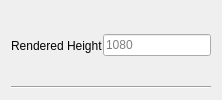
        <widget class="QWidget" name="widget2_rH" native="true">
         <property name="sizePolicy">
          <sizepolicy hsizetype="Preferred" vsizetype="Maximum">
           <horstretch>0</horstretch>
           <verstretch>0</verstretch>
          </sizepolicy>
         </property>
         <property name="toolTip">
          <string>Height (measured in pixels) that the game will render at</string>
         </property>
         <layout class="QVBoxLayout" name="verticalLayout_4">
          <item>
           <widget class="QWidget" name="widget_11" native="true">
            <property name="sizePolicy">
             <sizepolicy hsizetype="Preferred" vsizetype="Minimum">
              <horstretch>0</horstretch>
              <verstretch>0</verstretch>
             </sizepolicy>
            </property>
            <layout class="QHBoxLayout" name="horizontalLayout_5" stretch="0,0,0">
             <property name="spacing">
              <number>0</number>
             </property>
             <property name="leftMargin">
              <number>0</number>
             </property>
             <property name="topMargin">
              <number>0</number>
             </property>
             <property name="rightMargin">
              <number>0</number>
             </property>
             <property name="bottomMargin">
              <number>0</number>
             </property>
             <item>
              <widget class="QLabel" name="label_3">
               <property name="text">
                <string>Rendered Height</string>
               </property>
              </widget>
             </item>
             <item>
              <spacer name="horizontalSpacer_4">
               <property name="orientation">
                <enum>Qt::Orientation::Horizontal</enum>
               </property>
               <property name="sizeHint" stdset="0">
                <size>
                 <width>0</width>
                 <height>20</height>
                </size>
               </property>
              </spacer>
             </item>
             <item>
              <widget class="QLineEdit" name="lineEdit_rHeight">
               <property name="sizePolicy">
                <sizepolicy hsizetype="Fixed" vsizetype="Fixed">
                 <horstretch>0</horstretch>
                 <verstretch>0</verstretch>
                </sizepolicy>
               </property>
               <property name="maxLength">
                <number>4</number>
               </property>
               <property name="placeholderText">
                <string>1080</string>
               </property>
              </widget>
             </item>
            </layout>
           </widget>
          </item>
          <item>
           <widget class="Line" name="line_4">
            <property name="orientation">
             <enum>Qt::Orientation::Horizontal</enum>
            </property>
           </widget>
          </item>
         </layout>
        </widget>
